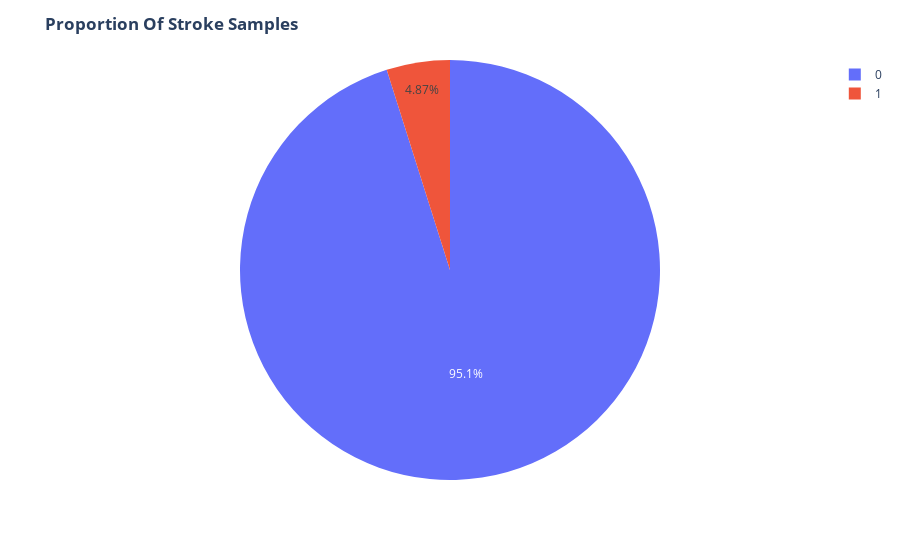

The notebook cell saved with this chart:
### Code cell
fig = ex.pie(stroke_df,names='stroke')
fig.update_layout(title='<b>Proportion Of Stroke Samples<b>')
fig.show()

### Figure 1 — Plotly figure (JSON) as saved in the notebook; plotly's stock layout.template omitted (floating-point values rounded to 4 significant figures; data arrays with more than 128 entries replaced by an {"elided": "..."} marker saying what was removed)
{"data": [{"domain": {"x": [0, 1], "y": [0, 1]}, "hovertemplate": "stroke=%{label}<extra></extra>", "labels": {"elided": "5110 int values"}, "legendgroup": "", "name": "", "showlegend": true, "type": "pie"}], "layout": {"legend": {"tracegroupgap": 0}, "margin": {"t": 60}, "title": {"text": "<b>Proportion Of Stroke Samples<b>"}}}
